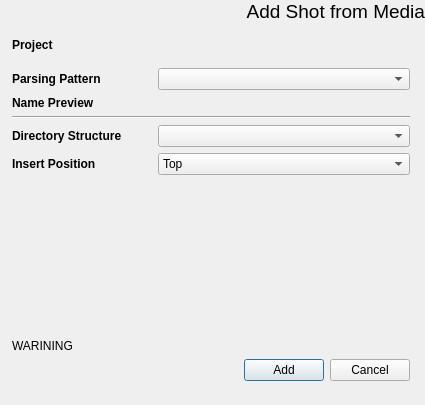
<?xml version="1.0" encoding="UTF-8"?>
<ui version="4.0">
 <class>dlgAddShotFromMedia</class>
 <widget class="QDialog" name="dlgAddShotFromMedia">
  <property name="geometry">
   <rect>
    <x>0</x>
    <y>0</y>
    <width>425</width>
    <height>405</height>
   </rect>
  </property>
  <property name="windowTitle">
   <string>Add Shot from Media</string>
  </property>
  <property name="windowIcon">
   <iconset resource="../_rc/epp.qrc">
    <normaloff>:/icons/epp_128.png</normaloff>:/icons/epp_128.png</iconset>
  </property>
  <layout class="QVBoxLayout" name="verticalLayout_2">
   <property name="margin">
    <number>0</number>
   </property>
   <item>
    <widget class="QLabel" name="lblHeader">
     <property name="font">
      <font>
       <family>Arial</family>
       <pointsize>14</pointsize>
      </font>
     </property>
     <property name="text">
      <string>Add Shot from Media</string>
     </property>
     <property name="alignment">
      <set>Qt::AlignRight|Qt::AlignTop|Qt::AlignTrailing</set>
     </property>
     <property name="margin">
      <number>10</number>
     </property>
    </widget>
   </item>
   <item>
    <layout class="QVBoxLayout" name="verticalLayout">
     <property name="leftMargin">
      <number>12</number>
     </property>
     <property name="topMargin">
      <number>9</number>
     </property>
     <property name="rightMargin">
      <number>15</number>
     </property>
     <property name="bottomMargin">
      <number>24</number>
     </property>
     <item>
      <layout class="QGridLayout" name="gridLayout1">
       <item row="4" column="0">
        <widget class="QLabel" name="_lblNamePreview">
         <property name="sizePolicy">
          <sizepolicy hsizetype="Minimum" vsizetype="Preferred">
           <horstretch>0</horstretch>
           <verstretch>0</verstretch>
          </sizepolicy>
         </property>
         <property name="minimumSize">
          <size>
           <width>120</width>
           <height>0</height>
          </size>
         </property>
         <property name="font">
          <font>
           <weight>75</weight>
           <bold>true</bold>
          </font>
         </property>
         <property name="toolTip">
          <string>Project name and also the projects root directory name</string>
         </property>
         <property name="whatsThis">
          <string>&lt;!DOCTYPE HTML PUBLIC &quot;-//W3C//DTD HTML 4.0//EN&quot; &quot;http://www.w3.org/TR/REC-html40/strict.dtd&quot;&gt;
&lt;html&gt;&lt;head&gt;&lt;meta name=&quot;qrichtext&quot; content=&quot;1&quot; /&gt;&lt;style type=&quot;text/css&quot;&gt;
p, li { white-space: pre-wrap; }
&lt;/style&gt;&lt;/head&gt;&lt;body style=&quot; font-family:'MS Shell Dlg 2'; font-size:8.25pt; font-weight:400; font-style:normal;&quot;&gt;
&lt;p style=&quot; margin-top:0px; margin-bottom:0px; margin-left:0px; margin-right:0px; -qt-block-indent:0; text-indent:0px;&quot;&gt;&lt;span style=&quot; font-size:8pt;&quot;&gt;The &lt;/span&gt;&lt;span style=&quot; font-size:8pt; font-weight:600;&quot;&gt;Name&lt;/span&gt;&lt;span style=&quot; font-size:8pt;&quot;&gt; for the project needs to be set based on studio conventions. This name is also used for the root folder of the project. Make sure it is file system safe and does not contain invalid characters. The default widget limits input to valid characters. Already existing project names can not be used to prevent data loss through overwriting.&lt;/span&gt;&lt;/p&gt;&lt;/body&gt;&lt;/html&gt;</string>
         </property>
         <property name="text">
          <string>Name Preview</string>
         </property>
        </widget>
       </item>
       <item row="1" column="0">
        <widget class="QLabel" name="_lblProject">
         <property name="sizePolicy">
          <sizepolicy hsizetype="Minimum" vsizetype="Preferred">
           <horstretch>0</horstretch>
           <verstretch>0</verstretch>
          </sizepolicy>
         </property>
         <property name="minimumSize">
          <size>
           <width>120</width>
           <height>0</height>
          </size>
         </property>
         <property name="font">
          <font>
           <weight>75</weight>
           <bold>true</bold>
          </font>
         </property>
         <property name="toolTip">
          <string>Format Template for production.</string>
         </property>
         <property name="whatsThis">
          <string>&lt;!DOCTYPE HTML PUBLIC &quot;-//W3C//DTD HTML 4.0//EN&quot; &quot;http://www.w3.org/TR/REC-html40/strict.dtd&quot;&gt;
&lt;html&gt;&lt;head&gt;&lt;meta name=&quot;qrichtext&quot; content=&quot;1&quot; /&gt;&lt;style type=&quot;text/css&quot;&gt;
p, li { white-space: pre-wrap; }
&lt;/style&gt;&lt;/head&gt;&lt;body style=&quot; font-family:'MS Shell Dlg 2'; font-size:8.25pt; font-weight:400; font-style:normal;&quot;&gt;
&lt;p style=&quot; margin-top:0px; margin-bottom:0px; margin-left:0px; margin-right:0px; -qt-block-indent:0; text-indent:0px;&quot;&gt;The &lt;span style=&quot; font-weight:600;&quot;&gt;Format Templates&lt;/span&gt; are presets of Width, Height, Framerage (FPS) and Aspect Ratios for a Production. They are stored in your &lt;span style=&quot; font-style:italic;&quot;&gt;epp_root\templates\formats.xml&lt;/span&gt; file. As starting point formats can be imported during install of epp from eyeon Fusion.&lt;/p&gt;&lt;/body&gt;&lt;/html&gt;</string>
         </property>
         <property name="text">
          <string>Project</string>
         </property>
        </widget>
       </item>
       <item row="1" column="2">
        <widget class="QLabel" name="lblProject">
         <property name="sizePolicy">
          <sizepolicy hsizetype="Expanding" vsizetype="Preferred">
           <horstretch>0</horstretch>
           <verstretch>0</verstretch>
          </sizepolicy>
         </property>
         <property name="text">
          <string/>
         </property>
        </widget>
       </item>
       <item row="2" column="0">
        <spacer name="verticalSpacer_2">
         <property name="orientation">
          <enum>Qt::Vertical</enum>
         </property>
         <property name="sizeType">
          <enum>QSizePolicy::Fixed</enum>
         </property>
         <property name="sizeHint" stdset="0">
          <size>
           <width>20</width>
           <height>10</height>
          </size>
         </property>
        </spacer>
       </item>
       <item row="3" column="0">
        <widget class="QLabel" name="_lblParsingPattern">
         <property name="font">
          <font>
           <weight>75</weight>
           <bold>true</bold>
          </font>
         </property>
         <property name="text">
          <string>Parsing Pattern</string>
         </property>
        </widget>
       </item>
       <item row="3" column="2">
        <widget class="QComboBox" name="cmbParsingPattern">
         <property name="sizePolicy">
          <sizepolicy hsizetype="Expanding" vsizetype="Fixed">
           <horstretch>0</horstretch>
           <verstretch>0</verstretch>
          </sizepolicy>
         </property>
         <property name="toolTip">
          <string>Template for the created directory structure.</string>
         </property>
         <property name="whatsThis">
          <string>&lt;!DOCTYPE HTML PUBLIC &quot;-//W3C//DTD HTML 4.0//EN&quot; &quot;http://www.w3.org/TR/REC-html40/strict.dtd&quot;&gt;
&lt;html&gt;&lt;head&gt;&lt;meta name=&quot;qrichtext&quot; content=&quot;1&quot; /&gt;&lt;style type=&quot;text/css&quot;&gt;
p, li { white-space: pre-wrap; }
&lt;/style&gt;&lt;/head&gt;&lt;body style=&quot; font-family:'MS Shell Dlg 2'; font-size:8.25pt; font-weight:400; font-style:normal;&quot;&gt;
&lt;p style=&quot; margin-top:0px; margin-bottom:0px; margin-left:0px; margin-right:0px; -qt-block-indent:0; text-indent:0px;&quot;&gt;&lt;span style=&quot; font-size:8pt;&quot;&gt;The &lt;/span&gt;&lt;span style=&quot; font-size:8pt; font-weight:600;&quot;&gt;Directory Structure&lt;/span&gt;&lt;span style=&quot; font-size:8pt;&quot;&gt; contains all xml files in the &lt;/span&gt;&lt;span style=&quot; font-size:8pt; font-style:italic;&quot;&gt;epp_root\templates\project_dirs&lt;/span&gt;&lt;span style=&quot; font-size:8pt;&quot;&gt; subfolder. Each file represents a XML folder and file structure which will be created once the project is created.&lt;/span&gt;&lt;/p&gt;&lt;/body&gt;&lt;/html&gt;</string>
         </property>
        </widget>
       </item>
       <item row="4" column="2">
        <widget class="QLabel" name="lblNamePreview">
         <property name="text">
          <string/>
         </property>
        </widget>
       </item>
       <item row="3" column="1">
        <spacer name="horizontalSpacer_4">
         <property name="orientation">
          <enum>Qt::Horizontal</enum>
         </property>
         <property name="sizeType">
          <enum>QSizePolicy::Fixed</enum>
         </property>
         <property name="sizeHint" stdset="0">
          <size>
           <width>20</width>
           <height>20</height>
          </size>
         </property>
        </spacer>
       </item>
      </layout>
     </item>
     <item>
      <widget class="Line" name="line">
       <property name="orientation">
        <enum>Qt::Horizontal</enum>
       </property>
      </widget>
     </item>
     <item>
      <layout class="QGridLayout" name="gridLayout_3">
       <item row="1" column="0">
        <widget class="QLabel" name="_lblDirStructure">
         <property name="sizePolicy">
          <sizepolicy hsizetype="Minimum" vsizetype="Preferred">
           <horstretch>0</horstretch>
           <verstretch>0</verstretch>
          </sizepolicy>
         </property>
         <property name="minimumSize">
          <size>
           <width>120</width>
           <height>0</height>
          </size>
         </property>
         <property name="font">
          <font>
           <weight>75</weight>
           <bold>true</bold>
          </font>
         </property>
         <property name="toolTip">
          <string>Template for the created directory structure.</string>
         </property>
         <property name="whatsThis">
          <string>&lt;!DOCTYPE HTML PUBLIC &quot;-//W3C//DTD HTML 4.0//EN&quot; &quot;http://www.w3.org/TR/REC-html40/strict.dtd&quot;&gt;
&lt;html&gt;&lt;head&gt;&lt;meta name=&quot;qrichtext&quot; content=&quot;1&quot; /&gt;&lt;style type=&quot;text/css&quot;&gt;
p, li { white-space: pre-wrap; }
&lt;/style&gt;&lt;/head&gt;&lt;body style=&quot; font-family:'MS Shell Dlg 2'; font-size:8.25pt; font-weight:400; font-style:normal;&quot;&gt;
&lt;p style=&quot; margin-top:0px; margin-bottom:0px; margin-left:0px; margin-right:0px; -qt-block-indent:0; text-indent:0px;&quot;&gt;&lt;span style=&quot; font-size:8pt;&quot;&gt;The &lt;/span&gt;&lt;span style=&quot; font-size:8pt; font-weight:600;&quot;&gt;Directory Structure&lt;/span&gt;&lt;span style=&quot; font-size:8pt;&quot;&gt; contains all xml files in the &lt;/span&gt;&lt;span style=&quot; font-size:8pt; font-style:italic;&quot;&gt;epp_root\templates\project_dirs&lt;/span&gt;&lt;span style=&quot; font-size:8pt;&quot;&gt; subfolder. Each file represents a XML folder and file structure which will be created once the project is created.&lt;/span&gt;&lt;/p&gt;&lt;/body&gt;&lt;/html&gt;</string>
         </property>
         <property name="text">
          <string>Directory Structure</string>
         </property>
         <property name="buddy">
          <cstring>cmbDirStructure</cstring>
         </property>
        </widget>
       </item>
       <item row="1" column="1">
        <spacer name="horizontalSpacer_3">
         <property name="orientation">
          <enum>Qt::Horizontal</enum>
         </property>
         <property name="sizeType">
          <enum>QSizePolicy::Fixed</enum>
         </property>
         <property name="sizeHint" stdset="0">
          <size>
           <width>20</width>
           <height>20</height>
          </size>
         </property>
        </spacer>
       </item>
       <item row="2" column="0">
        <widget class="QLabel" name="_lblInsertPosition">
         <property name="font">
          <font>
           <weight>75</weight>
           <bold>true</bold>
          </font>
         </property>
         <property name="text">
          <string>Insert Position</string>
         </property>
        </widget>
       </item>
       <item row="2" column="2">
        <widget class="QComboBox" name="cmbInsertPosition">
         <property name="currentIndex">
          <number>0</number>
         </property>
         <item>
          <property name="text">
           <string>Top</string>
          </property>
         </item>
         <item>
          <property name="text">
           <string>Bottom</string>
          </property>
         </item>
        </widget>
       </item>
       <item row="1" column="2">
        <widget class="QComboBox" name="cmbDirStructure">
         <property name="sizePolicy">
          <sizepolicy hsizetype="Expanding" vsizetype="Fixed">
           <horstretch>0</horstretch>
           <verstretch>0</verstretch>
          </sizepolicy>
         </property>
         <property name="toolTip">
          <string>Template for the created directory structure.</string>
         </property>
         <property name="whatsThis">
          <string>&lt;!DOCTYPE HTML PUBLIC &quot;-//W3C//DTD HTML 4.0//EN&quot; &quot;http://www.w3.org/TR/REC-html40/strict.dtd&quot;&gt;
&lt;html&gt;&lt;head&gt;&lt;meta name=&quot;qrichtext&quot; content=&quot;1&quot; /&gt;&lt;style type=&quot;text/css&quot;&gt;
p, li { white-space: pre-wrap; }
&lt;/style&gt;&lt;/head&gt;&lt;body style=&quot; font-family:'MS Shell Dlg 2'; font-size:8.25pt; font-weight:400; font-style:normal;&quot;&gt;
&lt;p style=&quot; margin-top:0px; margin-bottom:0px; margin-left:0px; margin-right:0px; -qt-block-indent:0; text-indent:0px;&quot;&gt;&lt;span style=&quot; font-size:8pt;&quot;&gt;The &lt;/span&gt;&lt;span style=&quot; font-size:8pt; font-weight:600;&quot;&gt;Directory Structure&lt;/span&gt;&lt;span style=&quot; font-size:8pt;&quot;&gt; contains all xml files in the &lt;/span&gt;&lt;span style=&quot; font-size:8pt; font-style:italic;&quot;&gt;epp_root\templates\project_dirs&lt;/span&gt;&lt;span style=&quot; font-size:8pt;&quot;&gt; subfolder. Each file represents a XML folder and file structure which will be created once the project is created.&lt;/span&gt;&lt;/p&gt;&lt;/body&gt;&lt;/html&gt;</string>
         </property>
        </widget>
       </item>
      </layout>
     </item>
     <item>
      <spacer name="verticalSpacer">
       <property name="orientation">
        <enum>Qt::Vertical</enum>
       </property>
       <property name="sizeHint" stdset="0">
        <size>
         <width>20</width>
         <height>40</height>
        </size>
       </property>
      </spacer>
     </item>
     <item>
      <widget class="QLabel" name="lblStatus">
       <property name="statusTip">
        <string>Warning Status</string>
       </property>
       <property name="styleSheet">
        <string notr="true"/>
       </property>
       <property name="text">
        <string>WARINING</string>
       </property>
       <property name="openExternalLinks">
        <bool>true</bool>
       </property>
      </widget>
     </item>
     <item>
      <layout class="QHBoxLayout" name="horizontalLayout_2">
       <item>
        <spacer name="horizontalSpacer_2">
         <property name="orientation">
          <enum>Qt::Horizontal</enum>
         </property>
         <property name="sizeHint" stdset="0">
          <size>
           <width>40</width>
           <height>20</height>
          </size>
         </property>
        </spacer>
       </item>
       <item>
        <widget class="QPushButton" name="butAdd">
         <property name="statusTip">
          <string>Create Project and Directories</string>
         </property>
         <property name="text">
          <string>Add</string>
         </property>
        </widget>
       </item>
       <item>
        <widget class="QPushButton" name="butCancel">
         <property name="statusTip">
          <string>Cancel the operation</string>
         </property>
         <property name="text">
          <string>Cancel</string>
         </property>
        </widget>
       </item>
      </layout>
     </item>
    </layout>
   </item>
  </layout>
 </widget>
 <tabstops>
  <tabstop>cmbDirStructure</tabstop>
  <tabstop>butAdd</tabstop>
  <tabstop>butCancel</tabstop>
 </tabstops>
 <resources>
  <include location="../_rc/epp.qrc"/>
 </resources>
 <connections>
  <connection>
   <sender>butAdd</sender>
   <signal>clicked()</signal>
   <receiver>dlgAddShotFromMedia</receiver>
   <slot>accept()</slot>
   <hints>
    <hint type="sourcelabel">
     <x>220</x>
     <y>261</y>
    </hint>
    <hint type="destinationlabel">
     <x>167</x>
     <y>270</y>
    </hint>
   </hints>
  </connection>
  <connection>
   <sender>butCancel</sender>
   <signal>clicked()</signal>
   <receiver>dlgAddShotFromMedia</receiver>
   <slot>reject()</slot>
   <hints>
    <hint type="sourcelabel">
     <x>303</x>
     <y>259</y>
    </hint>
    <hint type="destinationlabel">
     <x>314</x>
     <y>281</y>
    </hint>
   </hints>
  </connection>
 </connections>
</ui>
